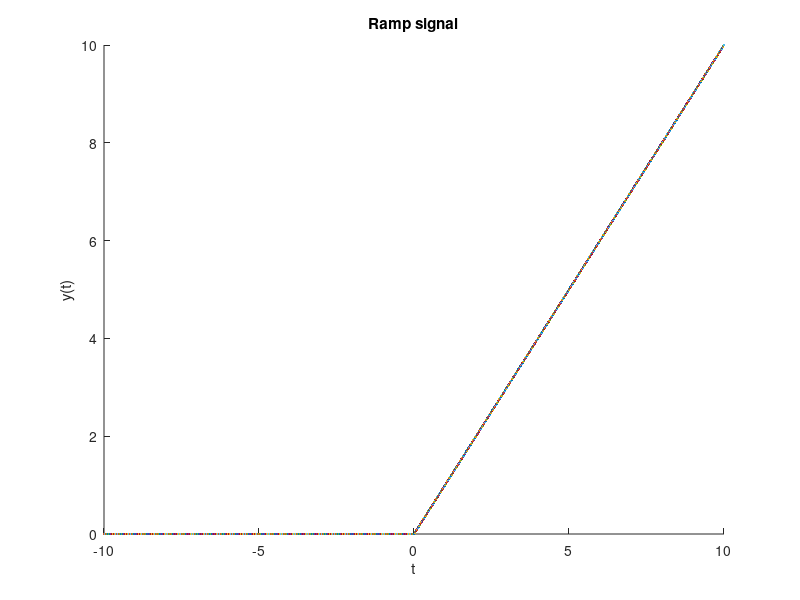

The MATLAB script that drew this image:
hold on

for t=-10:0.01:10
	if(t>=0)
		plot(t,t)
	else 
		plot(t,0)
	end
end 

title('Ramp signal')
xlabel('t')
ylabel('y(t)')
hold off 
